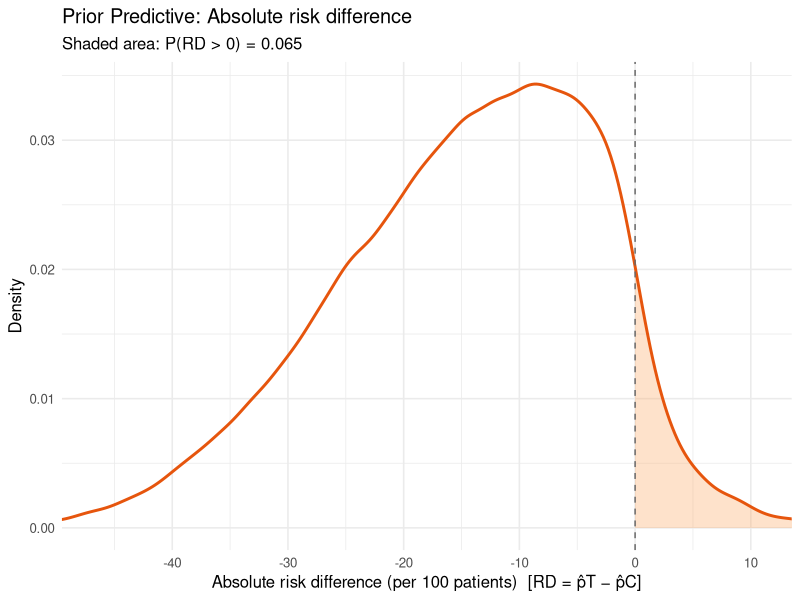
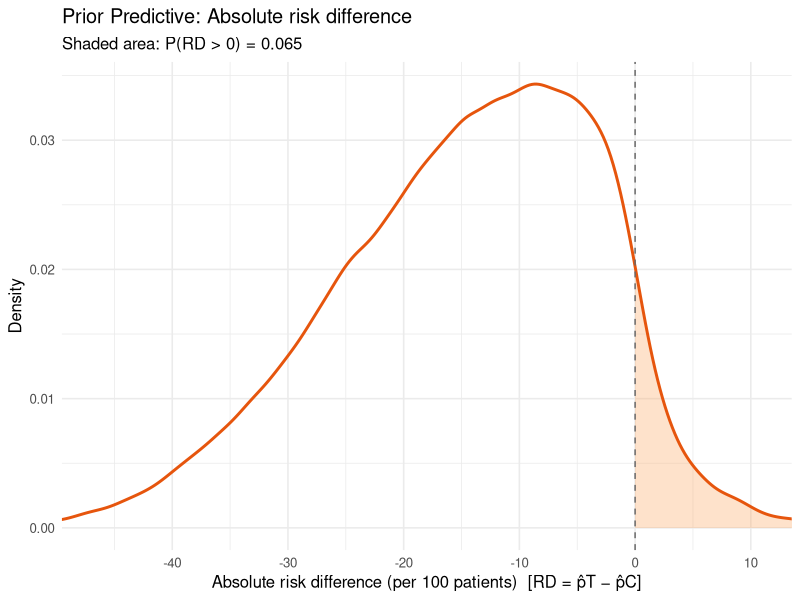

These figures' R source, in order:
# ======================================================
# Prior predictive for a two-arm Binomial trial
# and effect-measure plots with requested axis settings
# ======================================================

# Packages
library(ggplot2)
library(scales)

# -----------------------------
# 1) Prior specification (EDIT)
# -----------------------------
# Baseline (control) log-odds prior: theta0 ~ Normal(mu0, sd0^2)
mu0 <- 0.0       # logit(0.50) = 0
sd0 <- 1.5       # weakly-informative baseline prior

# Treatment effect prior on log-odds ratio: delta ~ Normal(mud, sdd^2)
mud <- -0.871    # ≈ logit(0.295) - logit(0.50), belief of ~29.5% at 50% baseline
sdd <- 0.5       # moderately informative

# Planned sample sizes (EDIT as needed)
nC <- 150
nT <- 150

# Number of prior draws (increase for smoother densities)
S <- 100000
set.seed(1)

# -----------------------------
# 2) Simulate from the priors
# -----------------------------
logistic <- function(x) 1 / (1 + exp(-x))

theta0 <- rnorm(S, mean = mu0, sd = sd0)   # baseline log-odds
delta  <- rnorm(S, mean = mud, sd = sdd)   # treatment log-OR

pC <- logistic(theta0)          # true control probability
pT <- logistic(theta0 + delta)  # true treatment probability

# -----------------------------
# 3) Prior predictive data
# -----------------------------
YC <- rbinom(S, size = nC, prob = pC)
YT <- rbinom(S, size = nT, prob = pT)

hat_pC <- YC / nC
hat_pT <- YT / nT

# -----------------------------
# 4) Effect measures
# -----------------------------
# Risk difference: RD = p_hat_T - p_hat_C (benefit shows as negative)
RD <- hat_pT - hat_pC

# Risk ratio
eps <- 1e-12
RR <- (hat_pT + eps) / (hat_pC + eps)

# Odds ratio
OR <- ((hat_pT + eps) / (1 - hat_pT + eps)) /
  ((hat_pC + eps) / (1 - hat_pC + eps))

logRR <- log(RR)
logOR <- log(OR)

# -----------------------------
# 5) Plots with requested axes
# -----------------------------

# (a) log(OR) with x in [-3, +1]
p_logOR <- ggplot(data.frame(x = logOR), aes(x = x)) +
  geom_density(fill = "#9ECAE1", color = "#3182BD", alpha = 0.3, adjust = 1.0) +
  geom_vline(xintercept = 0, linetype = "dashed", color = "grey40") +
  coord_cartesian(xlim = c(-3, 1)) +
  labs(
    title = "Prior Predictive: log Odds ratio",
    x = "log(OR)", y = "Density"
  ) +
  theme_minimal(base_size = 12)


# (b) log(RR) with x in [-3, +1]
p_logRR <- ggplot(data.frame(x = logRR), aes(x = x)) +
  geom_density(fill = "#CFE8B9", color = "#31A354", alpha = 0.3, adjust = 1.0) +
  geom_vline(xintercept = 0, linetype = "dashed", color = "grey40") +
  coord_cartesian(xlim = c(-3, 1)) +
  labs(
    title = "Prior Predictive: log Risk ratio",
    x = "log(RR)", y = "Density"
  ) +
  theme_minimal(base_size = 12)


# (c) Risk difference scaled per 100 patients
RD100 <- 100 * RD

# Probability that treatment is worse (RD > 0)
pr_RD_gt0 <- mean(RD > 0)

# Density and shading for RD > 0
den_RD <- density(RD100, adjust = 1.0, na.rm = TRUE)
df_RD  <- data.frame(x = den_RD$x, y = den_RD$y)

# Choose plotting limits (quantile-based for robustness)
xlim_rd <- quantile(RD100, c(0.005, 0.995), na.rm = TRUE)
# If you prefer fixed limits, e.g., -60 to +40 per 100, uncomment:
# xlim_rd <- c(-60, 40)

p_RD100 <- ggplot(df_RD, aes(x = x, y = y)) +
  geom_area(data = subset(df_RD, x > 0),
            fill = "#FDAE6B", alpha = 0.35) +
  geom_line(color = "#E6550D", linewidth = 1.0) +
  geom_vline(xintercept = 0, linetype = "dashed", color = "grey40") +
  coord_cartesian(xlim = xlim_rd) +
  labs(
    title = "Prior Predictive: Absolute risk difference",
    subtitle = sprintf("Shaded area: P(RD > 0) = %.3f", pr_RD_gt0),
    x = "Absolute risk difference (per 100 patients)  [RD = p̂T − p̂C]",
    y = "Density"
  ) +
  theme_minimal(base_size = 12)

# Print
p_RD100

ggsave("output/prior_predictive_RD100.png", width = 6, height = 4, dpi = 300)
# -----------------------------
# 6) Quick numeric summaries
# -----------------------------
summ <- list(
  RD100_mean_median = c(mean = mean(RD100), median = median(RD100)),
  RD100_q025_q975   = quantile(RD100, c(0.025, 0.975)),
  P_RD_gt_0         = pr_RD_gt0
)
print(summ)
